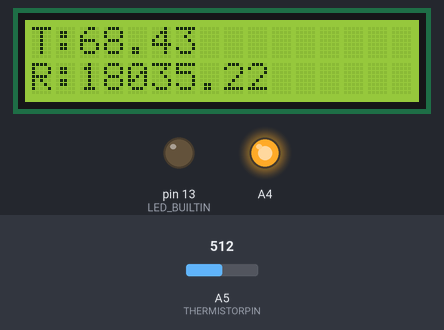
Simulated run of this sketch. Board: Arduino Uno, built with avr-gcc and run on an emulated ATmega328P. Shown: 16×2 character LCD, output pins drawn as LEDs (lit = HIGH). The test bench sets the inputs (shaded band); at power-on: A5 (THERMISTORPIN) = 512.

Above: at 1.4 s.
1.5 s: A5 (THERMISTORPIN) set to 1005
At 2.6 s:
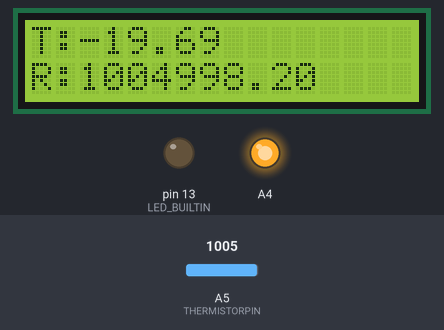
3.0 s: A5 (THERMISTORPIN) set to 1023
At 4.2 s:
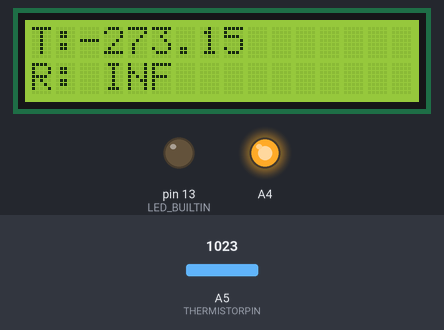
4.6 s: A5 (THERMISTORPIN) set to 900
At 5.0 s:
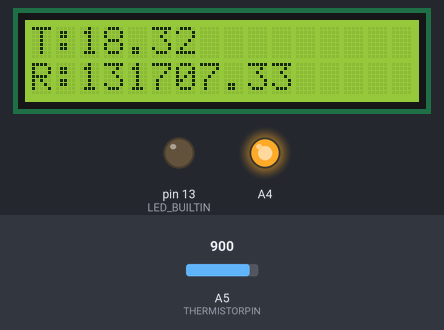
Timing chart, 0 to 7.6 s (numbered marks = the images above; inputs shaded):
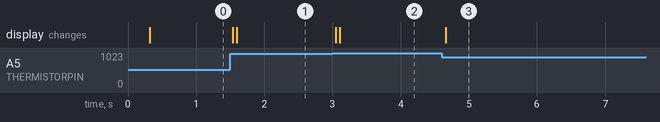

Measured:
- the behaviour switches between 1022 and 1023 on A5 (THERMISTORPIN) (found by bisection; images 1 and 2)
- after the input at 1.5 s, the display: first changes at once (image 1 shows a later state)
- after the input at 3.0 s, the display: first changes after 0.05 s (image 2 shows a later state)
- after the input at 4.6 s, the display: changes after 0.06 s (image 3)

The sketch:

Termometer.ino
```cpp
#include <LiquidCrystal.h>

//LCD pin to Arduino
const int pin_RS = 8;
const int pin_EN = 9;
const int pin_d4 = 4;
const int pin_d5 = 5;
const int pin_d6 = 6;
const int pin_d7 = 7;
const int pin_BL = 10;
LiquidCrystal lcd( pin_RS,  pin_EN,  pin_d4,  pin_d5,  pin_d6,  pin_d7);
#define SERIESRESISTOR 18000
#define NUMSAMPLES 5
#define BCOEFFICIENT 3950
#define THERMISTORPIN A5
// R on 25 celsius
#define THERMISTORNOMINAL 93000
#define TEMPERATURENOMINAL 26

float temp = 0;
float r = 0;
void setup() {
  lcd.begin(16, 2);
  lcd.setCursor(0,0);
  lcd.print("shaddy.org.ua");
  pinMode(LED_BUILTIN, OUTPUT);
  pinMode(A4, OUTPUT);
  pinMode(A5, INPUT);
  digitalWrite(A4, 1);
  delay(200);
}

void updateTemp(){
  lcd.setCursor(0,0);
  lcd.print("T:" + String(temp) + "               ");
  lcd.setCursor(0,1);
  lcd.print("R:" + String(r) + "               ");
}

float safeRead(){
	int samples[NUMSAMPLES];
	for (int i=0; i< NUMSAMPLES; i++) {
		samples[i] = analogRead(THERMISTORPIN);
		delay(10);
	}
	float average = 0;
	for (int i=0; i< NUMSAMPLES; i++) {
		average += samples[i];
	}
	average /= NUMSAMPLES;
	return average;
}

float getTemp(){
	float average = safeRead();
	float rr = 1023/average - 1;
	r = SERIESRESISTOR / rr;
	float steinhart;
	steinhart = r / THERMISTORNOMINAL; // (R/Ro)
	steinhart = log(steinhart); // ln(R/Ro)
	steinhart /= BCOEFFICIENT; // 1/B * ln(R/Ro)
	steinhart += 1.0 / (TEMPERATURENOMINAL + 273.15); // + (1/To)
	steinhart = 1.0 / steinhart; // invert
	steinhart -= 273.15; // converting to celsius
	return steinhart;

}
// the loop function runs over and over again forever
void loop() {
  temp = getTemp();
  updateTemp();
}
```

sloeber.ino.cpp
```cpp
#ifdef __IN_ECLIPSE__
//This is a automatic generated file
//Please do not modify this file
//If you touch this file your change will be overwritten during the next build
//This file has been generated on 2020-06-23 21:16:53

#include "Arduino.h"
#include <LiquidCrystal.h>

void setup() ;
void updateTemp();
float safeRead();
float getTemp();
void loop() ;


#include "Termometer.ino"

#endif
```
